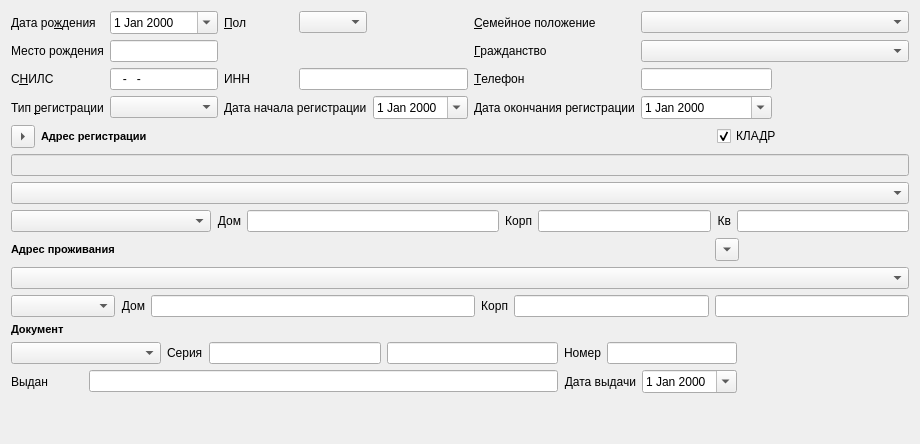
     <widget class="QWidget" name="tabPersonal">
      <attribute name="title">
       <string>Личные</string>
      </attribute>
      <layout class="QGridLayout" name="gridLayout_13">
       <item row="0" column="0">
        <layout class="QGridLayout" name="gridLayout_12">
         <item row="0" column="0">
          <widget class="QLabel" name="lblBDay">
           <property name="sizePolicy">
            <sizepolicy hsizetype="Maximum" vsizetype="Preferred">
             <horstretch>0</horstretch>
             <verstretch>0</verstretch>
            </sizepolicy>
           </property>
           <property name="text">
            <string>Дата ро&amp;ждения</string>
           </property>
           <property name="alignment">
            <set>Qt::AlignLeading|Qt::AlignLeft|Qt::AlignVCenter</set>
           </property>
           <property name="buddy">
            <cstring>edtBirthDate</cstring>
           </property>
          </widget>
         </item>
         <item row="0" column="1">
          <widget class="CDateEdit" name="edtBirthDate">
           <property name="calendarPopup">
            <bool>true</bool>
           </property>
          </widget>
         </item>
         <item row="0" column="2">
          <widget class="QLabel" name="lblSex">
           <property name="text">
            <string>&amp;Пол</string>
           </property>
           <property name="alignment">
            <set>Qt::AlignLeading|Qt::AlignLeft|Qt::AlignVCenter</set>
           </property>
           <property name="buddy">
            <cstring>cmbSex</cstring>
           </property>
          </widget>
         </item>
         <item row="0" column="3">
          <widget class="QComboBox" name="cmbSex">
           <item>
            <property name="text">
             <string/>
            </property>
           </item>
           <item>
            <property name="text">
             <string>М</string>
            </property>
           </item>
           <item>
            <property name="text">
             <string>Ж</string>
            </property>
           </item>
          </widget>
         </item>
         <item row="0" column="4">
          <spacer name="horizontalSpacer_6">
           <property name="orientation">
            <enum>Qt::Horizontal</enum>
           </property>
           <property name="sizeHint" stdset="0">
            <size>
             <width>40</width>
             <height>20</height>
            </size>
           </property>
          </spacer>
         </item>
         <item row="0" column="5">
          <widget class="QLabel" name="lblMaritalStatus">
           <property name="text">
            <string>&amp;Семейное положение</string>
           </property>
           <property name="alignment">
            <set>Qt::AlignLeading|Qt::AlignLeft|Qt::AlignVCenter</set>
           </property>
           <property name="buddy">
            <cstring>cmbMaritalStatus</cstring>
           </property>
          </widget>
         </item>
         <item row="0" column="6" colspan="2">
          <widget class="CEnumComboBox" name="cmbMaritalStatus"/>
         </item>
         <item row="1" column="0">
          <widget class="QLabel" name="lblPlaceOfBirth">
           <property name="sizePolicy">
            <sizepolicy hsizetype="Maximum" vsizetype="Preferred">
             <horstretch>0</horstretch>
             <verstretch>0</verstretch>
            </sizepolicy>
           </property>
           <property name="text">
            <string>Место рождения</string>
           </property>
           <property name="buddy">
            <cstring>edtBirthPlace</cstring>
           </property>
          </widget>
         </item>
         <item row="1" column="1">
          <widget class="QLineEdit" name="edtBirthPlace"/>
         </item>
         <item row="1" column="5">
          <widget class="QLabel" name="lblNationality">
           <property name="text">
            <string>&amp;Гражданство</string>
           </property>
           <property name="alignment">
            <set>Qt::AlignLeading|Qt::AlignLeft|Qt::AlignVCenter</set>
           </property>
           <property name="buddy">
            <cstring>cmbNationality</cstring>
           </property>
          </widget>
         </item>
         <item row="1" column="6" colspan="2">
          <widget class="CRBComboBox" name="cmbNationality">
           <item>
            <property name="text">
             <string/>
            </property>
           </item>
           <item>
            <property name="text">
             <string>Никогда не состоял (не состояла в браке)</string>
            </property>
           </item>
           <item>
            <property name="text">
             <string>Состоит в зарегистрированном браке</string>
            </property>
           </item>
           <item>
            <property name="text">
             <string>Состоит в незарегистрированном браке</string>
            </property>
           </item>
           <item>
            <property name="text">
             <string>Вдовец (вдова)</string>
            </property>
           </item>
           <item>
            <property name="text">
             <string>Разведен (разведена)</string>
            </property>
           </item>
           <item>
            <property name="text">
             <string>Разошелся (разошлась)</string>
            </property>
           </item>
          </widget>
         </item>
         <item row="2" column="0">
          <widget class="QLabel" name="lblSNILS">
           <property name="sizePolicy">
            <sizepolicy hsizetype="Maximum" vsizetype="Preferred">
             <horstretch>0</horstretch>
             <verstretch>0</verstretch>
            </sizepolicy>
           </property>
           <property name="text">
            <string>С&amp;НИЛС</string>
           </property>
           <property name="alignment">
            <set>Qt::AlignLeading|Qt::AlignLeft|Qt::AlignVCenter</set>
           </property>
           <property name="buddy">
            <cstring>edtSNILS</cstring>
           </property>
          </widget>
         </item>
         <item row="2" column="1">
          <widget class="QLineEdit" name="edtSNILS">
           <property name="inputMask">
            <string>999-999-999 99; </string>
           </property>
           <property name="maxLength">
            <number>14</number>
           </property>
          </widget>
         </item>
         <item row="2" column="2">
          <widget class="QLabel" name="lblINN">
           <property name="text">
            <string>ИНН</string>
           </property>
           <property name="alignment">
            <set>Qt::AlignLeading|Qt::AlignLeft|Qt::AlignVCenter</set>
           </property>
           <property name="buddy">
            <cstring>edtINN</cstring>
           </property>
          </widget>
         </item>
         <item row="2" column="3" colspan="2">
          <widget class="QLineEdit" name="edtINN"/>
         </item>
         <item row="2" column="5">
          <widget class="QLabel" name="lblContactNumber">
           <property name="text">
            <string>&amp;Телефон</string>
           </property>
           <property name="alignment">
            <set>Qt::AlignLeading|Qt::AlignLeft|Qt::AlignVCenter</set>
           </property>
           <property name="buddy">
            <cstring>edtContactNumber</cstring>
           </property>
          </widget>
         </item>
         <item row="2" column="6">
          <widget class="QLineEdit" name="edtContactNumber"/>
         </item>
         <item row="2" column="7">
          <spacer name="horizontalSpacer_4">
           <property name="orientation">
            <enum>Qt::Horizontal</enum>
           </property>
           <property name="sizeHint" stdset="0">
            <size>
             <width>40</width>
             <height>20</height>
            </size>
           </property>
          </spacer>
         </item>
         <item row="3" column="0">
          <widget class="QLabel" name="lblRegType">
           <property name="text">
            <string>Тип &amp;регистрации</string>
           </property>
           <property name="alignment">
            <set>Qt::AlignLeading|Qt::AlignLeft|Qt::AlignVCenter</set>
           </property>
           <property name="buddy">
            <cstring>cmbRegType</cstring>
           </property>
          </widget>
         </item>
         <item row="3" column="1">
          <widget class="CEnumComboBox" name="cmbRegType">
           <item>
            <property name="text">
             <string/>
            </property>
           </item>
           <item>
            <property name="text">
             <string>Постоянная</string>
            </property>
           </item>
           <item>
            <property name="text">
             <string>Временная</string>
            </property>
           </item>
          </widget>
         </item>
         <item row="3" column="2" colspan="2">
          <widget class="QLabel" name="lblRegBegDate">
           <property name="sizePolicy">
            <sizepolicy hsizetype="Maximum" vsizetype="Preferred">
             <horstretch>0</horstretch>
             <verstretch>0</verstretch>
            </sizepolicy>
           </property>
           <property name="text">
            <string>Дата начала регистрации</string>
           </property>
           <property name="alignment">
            <set>Qt::AlignLeading|Qt::AlignLeft|Qt::AlignVCenter</set>
           </property>
           <property name="buddy">
            <cstring>edtRegBegDate</cstring>
           </property>
          </widget>
         </item>
         <item row="3" column="4">
          <widget class="CDateEdit" name="edtRegBegDate">
           <property name="calendarPopup">
            <bool>true</bool>
           </property>
          </widget>
         </item>
         <item row="3" column="5">
          <widget class="QLabel" name="lblRegEndDate">
           <property name="sizePolicy">
            <sizepolicy hsizetype="Maximum" vsizetype="Preferred">
             <horstretch>0</horstretch>
             <verstretch>0</verstretch>
            </sizepolicy>
           </property>
           <property name="text">
            <string>Дата окончания регистрации</string>
           </property>
           <property name="alignment">
            <set>Qt::AlignLeading|Qt::AlignLeft|Qt::AlignVCenter</set>
           </property>
           <property name="buddy">
            <cstring>edtRegEndDate</cstring>
           </property>
          </widget>
         </item>
         <item row="3" column="6">
          <widget class="CDateEdit" name="edtRegEndDate">
           <property name="calendarPopup">
            <bool>true</bool>
           </property>
          </widget>
         </item>
         <item row="3" column="7">
          <spacer name="horizontalSpacer_7">
           <property name="orientation">
            <enum>Qt::Horizontal</enum>
           </property>
           <property name="sizeHint" stdset="0">
            <size>
             <width>40</width>
             <height>20</height>
            </size>
           </property>
          </spacer>
         </item>
         <item row="1" column="2" colspan="3">
          <spacer name="horizontalSpacer_5">
           <property name="orientation">
            <enum>Qt::Horizontal</enum>
           </property>
           <property name="sizeHint" stdset="0">
            <size>
             <width>40</width>
             <height>20</height>
            </size>
           </property>
          </spacer>
         </item>
        </layout>
       </item>
       <item row="1" column="0">
        <layout class="QGridLayout" name="gridLayout_2">
         <item row="0" column="2" colspan="2">
          <spacer name="spacer_2">
           <property name="orientation">
            <enum>Qt::Horizontal</enum>
           </property>
           <property name="sizeHint" stdset="0">
            <size>
             <width>282</width>
             <height>20</height>
            </size>
           </property>
          </spacer>
         </item>
         <item row="3" column="3">
          <widget class="QLineEdit" name="edtRegHouse"/>
         </item>
         <item row="0" column="0">
          <widget class="QToolButton" name="btnCopyPrevAddress">
           <property name="focusPolicy">
            <enum>Qt::NoFocus</enum>
           </property>
           <property name="toolTip">
            <string>Копировать из предыдущей записи</string>
           </property>
           <property name="arrowType">
            <enum>Qt::RightArrow</enum>
           </property>
          </widget>
         </item>
         <item row="3" column="2">
          <widget class="QLabel" name="lblHouse">
           <property name="text">
            <string>Дом</string>
           </property>
           <property name="alignment">
            <set>Qt::AlignRight|Qt::AlignTrailing|Qt::AlignVCenter</set>
           </property>
           <property name="buddy">
            <cstring>edtRegHouse</cstring>
           </property>
          </widget>
         </item>
         <item row="0" column="6" colspan="2">
          <widget class="QCheckBox" name="chkRegKLADR">
           <property name="text">
            <string>КЛАДР</string>
           </property>
           <property name="checked">
            <bool>true</bool>
           </property>
          </widget>
         </item>
         <item row="0" column="1">
          <widget class="QLabel" name="lblStreetReg">
           <property name="text">
            <string>&lt;html&gt;&lt;head&gt;&lt;meta name=&quot;qrichtext&quot; content=&quot;1&quot; /&gt;&lt;style type=&quot;text/css&quot;&gt;
p, li { white-space: pre-wrap; }
&lt;/style&gt;&lt;/head&gt;&lt;body style=&quot; font-family:'MS Shell Dlg 2'; font-size:8.25pt; font-weight:400; font-style:normal; text-decoration:none;&quot;&gt;
&lt;p style=&quot; margin-top:0px; margin-bottom:0px; margin-left:0px; margin-right:0px; -qt-block-indent:0; text-indent:0px; font-size:8pt;&quot;&gt;&lt;span style=&quot; font-weight:600;&quot;&gt;Адрес регистрации&lt;/span&gt;&lt;/p&gt;&lt;/body&gt;&lt;/html&gt;</string>
           </property>
           <property name="buddy">
            <cstring>cmbRegCity</cstring>
           </property>
          </widget>
         </item>
         <item row="2" column="0" colspan="8">
          <widget class="CKLADRComboBox" name="cmbRegCity"/>
         </item>
         <item row="3" column="0" colspan="2">
          <widget class="CStreetComboBox" name="cmbRegStreet">
           <property name="minimumSize">
            <size>
             <width>200</width>
             <height>0</height>
            </size>
           </property>
          </widget>
         </item>
         <item row="3" column="7">
          <widget class="QLineEdit" name="edtRegFlat"/>
         </item>
         <item row="3" column="5">
          <widget class="QLineEdit" name="edtRegCorpus"/>
         </item>
         <item row="3" column="4">
          <widget class="QLabel" name="lblBuilding">
           <property name="text">
            <string>Корп</string>
           </property>
           <property name="alignment">
            <set>Qt::AlignRight|Qt::AlignTrailing|Qt::AlignVCenter</set>
           </property>
           <property name="buddy">
            <cstring>edtRegCorpus</cstring>
           </property>
          </widget>
         </item>
         <item row="3" column="6">
          <widget class="QLabel" name="lblFlat">
           <property name="text">
            <string>Кв</string>
           </property>
           <property name="alignment">
            <set>Qt::AlignRight|Qt::AlignTrailing|Qt::AlignVCenter</set>
           </property>
           <property name="buddy">
            <cstring>edtRegFlat</cstring>
           </property>
          </widget>
         </item>
         <item row="1" column="0" colspan="8">
          <widget class="QLineEdit" name="edtRegFreeInput">
           <property name="enabled">
            <bool>false</bool>
           </property>
          </widget>
         </item>
        </layout>
       </item>
       <item row="2" column="0">
        <layout class="QGridLayout" name="gridLayout_10">
         <item row="3" column="2">
          <widget class="QLineEdit" name="edtLocHouse"/>
         </item>
         <item row="0" column="5">
          <widget class="QToolButton" name="btnCopy">
           <property name="minimumSize">
            <size>
             <width>20</width>
             <height>20</height>
            </size>
           </property>
           <property name="text">
            <string>...</string>
           </property>
           <property name="arrowType">
            <enum>Qt::DownArrow</enum>
           </property>
          </widget>
         </item>
         <item row="0" column="0">
          <widget class="QLabel" name="lblStreetLoc">
           <property name="sizePolicy">
            <sizepolicy hsizetype="Maximum" vsizetype="Preferred">
             <horstretch>0</horstretch>
             <verstretch>0</verstretch>
            </sizepolicy>
           </property>
           <property name="text">
            <string>&lt;html&gt;&lt;head&gt;&lt;meta name=&quot;qrichtext&quot; content=&quot;1&quot; /&gt;&lt;style type=&quot;text/css&quot;&gt;
p, li { white-space: pre-wrap; }
&lt;/style&gt;&lt;/head&gt;&lt;body style=&quot; font-family:'MS Shell Dlg 2'; font-size:8.25pt; font-weight:400; font-style:normal; text-decoration:none;&quot;&gt;
&lt;p style=&quot; margin-top:0px; margin-bottom:0px; margin-left:0px; margin-right:0px; -qt-block-indent:0; text-indent:0px; font-size:8pt;&quot;&gt;&lt;span style=&quot; font-weight:600;&quot;&gt;Адрес проживания&lt;/span&gt;&lt;/p&gt;&lt;/body&gt;&lt;/html&gt;</string>
           </property>
           <property name="buddy">
            <cstring>cmbLocCity</cstring>
           </property>
          </widget>
         </item>
         <item row="3" column="4">
          <widget class="QLineEdit" name="edtLocCorpus"/>
         </item>
         <item row="0" column="1" colspan="2">
          <spacer name="spacer_3">
           <property name="orientation">
            <enum>Qt::Horizontal</enum>
           </property>
           <property name="sizeHint" stdset="0">
            <size>
             <width>354</width>
             <height>20</height>
            </size>
           </property>
          </spacer>
         </item>
         <item row="3" column="0">
          <widget class="CStreetComboBox" name="cmbLocStreet"/>
         </item>
         <item row="3" column="1">
          <widget class="QLabel" name="lblHouse_2">
           <property name="text">
            <string>Дом</string>
           </property>
           <property name="alignment">
            <set>Qt::AlignRight|Qt::AlignTrailing|Qt::AlignVCenter</set>
           </property>
           <property name="buddy">
            <cstring>edtLocHouse</cstring>
           </property>
          </widget>
         </item>
         <item row="3" column="3">
          <widget class="QLabel" name="lblBuilding_2">
           <property name="text">
            <string>Корп</string>
           </property>
           <property name="alignment">
            <set>Qt::AlignRight|Qt::AlignTrailing|Qt::AlignVCenter</set>
           </property>
           <property name="buddy">
            <cstring>edtLocCorpus</cstring>
           </property>
          </widget>
         </item>
         <item row="3" column="5">
          <widget class="QLineEdit" name="edtLocFlat"/>
         </item>
         <item row="1" column="0" colspan="6">
          <widget class="CKLADRComboBox" name="cmbLocCity"/>
         </item>
        </layout>
       </item>
       <item row="3" column="0">
        <layout class="QGridLayout" name="gridLayout_11">
         <item row="0" column="0">
          <widget class="QLabel" name="lblDocument">
           <property name="text">
            <string>&lt;html&gt;&lt;head&gt;&lt;meta name=&quot;qrichtext&quot; content=&quot;1&quot; /&gt;&lt;style type=&quot;text/css&quot;&gt;
p, li { white-space: pre-wrap; }
&lt;/style&gt;&lt;/head&gt;&lt;body style=&quot; font-family:'MS Shell Dlg 2'; font-size:8.25pt; font-weight:400; font-style:normal; text-decoration:none;&quot;&gt;
&lt;p style=&quot; margin-top:0px; margin-bottom:0px; margin-left:0px; margin-right:0px; -qt-block-indent:0; text-indent:0px; font-size:8pt;&quot;&gt;&lt;span style=&quot; font-weight:600;&quot;&gt;Документ&lt;/span&gt;&lt;/p&gt;&lt;/body&gt;&lt;/html&gt;</string>
           </property>
           <property name="buddy">
            <cstring>cmbDocType</cstring>
           </property>
          </widget>
         </item>
         <item row="1" column="0" colspan="2">
          <widget class="CRBComboBox" name="cmbDocType">
           <property name="sizePolicy">
            <sizepolicy hsizetype="Expanding" vsizetype="Fixed">
             <horstretch>0</horstretch>
             <verstretch>0</verstretch>
            </sizepolicy>
           </property>
           <property name="minimumSize">
            <size>
             <width>150</width>
             <height>0</height>
            </size>
           </property>
          </widget>
         </item>
         <item row="1" column="2">
          <widget class="QLabel" name="lblDocSerial">
           <property name="text">
            <string>Серия</string>
           </property>
           <property name="buddy">
            <cstring>edtDocSerialLeft</cstring>
           </property>
          </widget>
         </item>
         <item row="1" column="3">
          <widget class="CDocSerialLeftEdit" name="edtDocSerialLeft">
           <property name="maxLength">
            <number>8</number>
           </property>
          </widget>
         </item>
         <item row="1" column="4">
          <widget class="CDocSerialRightEdit" name="edtDocSerialRight">
           <property name="maxLength">
            <number>8</number>
           </property>
          </widget>
         </item>
         <item row="1" column="5">
          <widget class="QLabel" name="lblDocNumber">
           <property name="text">
            <string>Номер</string>
           </property>
           <property name="alignment">
            <set>Qt::AlignRight|Qt::AlignTrailing|Qt::AlignVCenter</set>
           </property>
           <property name="buddy">
            <cstring>edtDocNumber</cstring>
           </property>
          </widget>
         </item>
         <item row="1" column="6" colspan="2">
          <widget class="QLineEdit" name="edtDocNumber">
           <property name="maxLength">
            <number>16</number>
           </property>
          </widget>
         </item>
         <item row="1" column="8">
          <spacer name="spacer">
           <property name="orientation">
            <enum>Qt::Horizontal</enum>
           </property>
           <property name="sizeHint" stdset="0">
            <size>
             <width>64</width>
             <height>17</height>
            </size>
           </property>
          </spacer>
         </item>
         <item row="2" column="0">
          <widget class="QLabel" name="lblOrigin">
           <property name="text">
            <string>Выдан</string>
           </property>
           <property name="alignment">
            <set>Qt::AlignLeading|Qt::AlignLeft|Qt::AlignVCenter</set>
           </property>
          </widget>
         </item>
         <item row="2" column="5" colspan="2">
          <widget class="QLabel" name="lblDocDate">
           <property name="text">
            <string>Дата выдачи</string>
           </property>
           <property name="alignment">
            <set>Qt::AlignRight|Qt::AlignTrailing|Qt::AlignVCenter</set>
           </property>
          </widget>
         </item>
         <item row="2" column="7">
          <widget class="CDateEdit" name="edtDocDate">
           <property name="calendarPopup">
            <bool>true</bool>
           </property>
          </widget>
         </item>
         <item row="2" column="8">
          <spacer name="horizontalSpacer">
           <property name="orientation">
            <enum>Qt::Horizontal</enum>
           </property>
           <property name="sizeHint" stdset="0">
            <size>
             <width>69</width>
             <height>20</height>
            </size>
           </property>
          </spacer>
         </item>
         <item row="2" column="1" colspan="4">
          <widget class="QLineEdit" name="edtOrigin"/>
         </item>
        </layout>
       </item>
       <item row="4" column="0">
        <spacer name="verticalSpacer">
         <property name="orientation">
          <enum>Qt::Vertical</enum>
         </property>
         <property name="sizeHint" stdset="0">
          <size>
           <width>20</width>
           <height>40</height>
          </size>
         </property>
        </spacer>
       </item>
      </layout>
     </widget>
